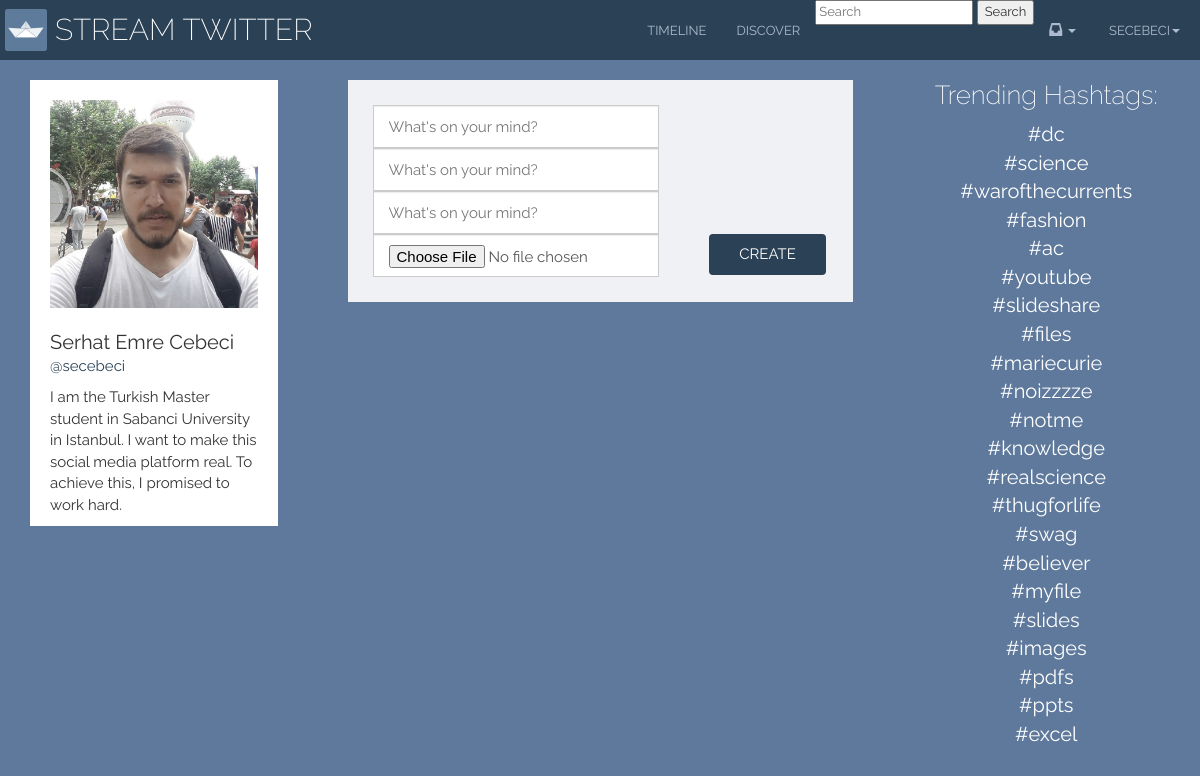
The app's page /timeline/ (signed in) with its own data.
### stream_twitter/models.py (models this page shows)
class UserProfile(models.Model):
    user = models.OneToOneField(User)
    description = models.TextField()
    picture = models.ImageField(upload_to='profile_pictures', blank=True)

class Hashtag(models.Model):
    name = models.CharField(max_length=160)
    occurrences = models.IntegerField(default=0)

### stream_twitter/views.py (the view, shortened to what this page needs)
class TimelineView(CreateView):
    model = Tweet
    fields = ['text','video','slide', 'myfile']
    success_url = "/timeline/"
    def get(self, request):
        feeds = feed_manager.get_news_feeds(request.user.id)
        acts = feeds.get('news_feed').get()['results']
        acts = enricher.enrich_activities(acts)
        hashtags = Hashtag.objects.order_by('-occurrences')
        context = {
            'acts': acts,
            'form': self.get_form_class(),
            'login_user': request.user,
            'hashtags': hashtags,
        }
        return render(request, 'stream_twitter/timeline.html', context)

### stream_twitter/templatetags/hashtag_tags.py (called while the page is built)
@register.inclusion_tag('stream_twitter/notifications.html')
def show_notification(user):
    feed = feed_manager.get_notification_feed(user.user.id)
    activities = feed.get(limit=30)['results']
    enriched_activities = enricher.enrich_aggregated_activities(activities)
    context = {
        'enriched_activities': enriched_activities,
    }
    return context

### stream_twitter/templates/stream_twitter/timeline.html (shortened to what this page needs)
{% extends 'stream_twitter/_base.html' %}
{% load activity_tags %}
{% load hashtag_tags %}
{% block content %}
<div class="container">
<div class="row">
  <div class="col-md-3">
    {% include 'stream_twitter/_user.html' %}
  </div>
  <div class="col-md-6">
    <div class="timeline-content">
      <div class="row">
        <div class="col-xs-12">
          {% include 'stream_twitter/_tweetbox.html' %}
        </div>
        <div class="col-xs-12">
        </div>
      </div>
    </div>
  </div>
  <div class="col-md-3">
    {% include 'stream_twitter/_hashtags.html' %}
  </div>
</div>
</div>
{% endblock content %}

### stream_twitter/templates/stream_twitter/_nav.html (shortened to what this page needs)
{% load hashtag_tags %}
<header id="header" class="navbar navbar-inverse navbar-fixed-top header" role="navigation">
  <div class="container">
    <div class="navbar-header">
      <a class="navbar-brand navbar-logo" href="/">
        <h1 class="navbar-logo-title">Stream Twitter</h1>
      </a>
      </div>
    <div class="navbar-collapse collapse" id="header-collapse" style="height: 1px;">
      <ul class="nav navbar-nav navbar-right">
        <li>
          <a href="/timeline/">Timeline</a>
        </li>
        <li>
          <a href="/discover/">Discover</a>
        </li>
        <li>
        <form method='GET' action='/search/'>
          <input type='text' name='q' placeholder='Search' value='{{request.GET.q }}' />
          <input type='submit' value='Search' />
        </form>
      </li>
        {% if request.user.is_authenticated %}
            <li class="dropdown" id="notification-dropdown">
                <a href="#" class="dropdown-toggle" data-toggle="dropdown" id="notification-toggle">
                    <i class="glyphicon glyphicon-inbox"></i>  <span class="badge notifications-badge text-danger" id="notifications_inner" style="display:none;">0</span><b class="caret"></b>
                </a>
            </li>
            <li class="dropdown{% if location == 'profile' %} active{% endif %}">
                <a href="#" class="dropdown-toggle" data-toggle="dropdown">
                      {{ request.user.username }}<b class="caret"></b>
                </a>
            </li>
        {% endif %}
        </ul>
    </div>
  </div>
</header>

### stream_twitter/templates/stream_twitter/_user.html
{% load socialaccount %}
{% get_social_accounts user as accounts %}
<div class="user">
  <div class="user-picture">
    <a href="/user/{{ user.username }}/">
    {% if accounts %}
      <img class="profile-picture img-responsive" alt="Responsive image" class="user-picture" src="{{ accounts.github.0.extra_data.avatar_url }}">
    {% else %}
      <img class="profile-picture img-responsive" alt="Responsive image" class="user-picture" src="{{ user.userprofile.picture.url }}">
    {% endif %}
    </a>
  </div>
  <div class="user-basic-info">
    <span class="user-basic-info-name">{{ user.first_name }} {{user.last_name}}</span>
    <a href="/user/{{ user.username }}/"><span class="user-basic-info-id">@{{ user.username }}</span></a>
  </div>
  <div class="user-description">
      {{ user.userprofile.description }}
  </div>
</div>

### stream_twitter/templates/stream_twitter/_hashtags.html
<div class="hashtags">
<div class="row">
  <h3>Trending Hashtags:</h3>
  {% for hashtag in hashtags %}
  <div class="col-xs-12">
    <a class="hashtag" href="/hashtag/{{hashtag.name}}/">#{{hashtag.name}}</a>
  </div>
  {% endfor %}
</div>
</div>

### stream_twitter/static/css/stream_twitter.css (style rules this page uses)
div.user-picture { padding: 20px; }
div.user { background-color: #FFF; margin-top: 20px; }
div.user-basic-info { padding: 0px 20px 0px 20px; }
div.user-description { margin-top:10px; padding: 0px 20px 10px 20px; }
div.hashtags { text-align: center; color: #FFF; }
div.timeline-content { margin: 20px; }
.navbar { border: none; }
span.user-basic-info-name { font-size: 20px; display: block; }
img.profile-picture { min-width: 80px; }
a.hashtag { color: #FFF; font-size: 20px; }

### records on screen
Hashtag: name "dc"
Hashtag: name "science"
Hashtag: name "warofthecurrents"
Hashtag: name "fashion"
Hashtag: name "ac"
Hashtag: name "youtube"
Hashtag: name "slideshare"
Hashtag: name "files"
Hashtag: name "mariecurie"
Hashtag: name "noizzzze"
Hashtag: name "notme"
Hashtag: name "knowledge"
Hashtag: name "realscience"
Hashtag: name "thugforlife"
Hashtag: name "swag"
Hashtag: name "believer"
Hashtag: name "myfile"
Hashtag: name "slides"
Hashtag: name "images"
Hashtag: name "pdfs"
Hashtag: name "ppts"
Hashtag: name "excel"

### other values on screen
{{ request.user.username }} "SECEBECI"
{{ user.first_name }} "Serhat Emre"
{{ user.last_name }} "Cebeci"
{{ user.username }} "secebeci"
{{ user.userprofile.description }} "I am the Turkish Master student in Sabanci University in Istanbul. I want to make this social media platform real. To achieve this, I promised to work hard."
